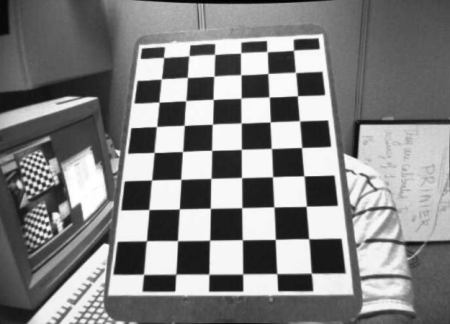
#> input picture 7IkM3.jpg, 450 x 324 px, given in place of the camera
$ python IMPPtest3.py   (older library calls are emulated)
#> lines starting #> are read from the running program, lines starting #| are printed output that depends on the picture; after the words box and inside, x2 and y2 are one past the last pixel; in counts of white or black regions, pixels touching at a corner belong together
### IMPP.py
# By Mathias Gregersen, megr@ucl.dk
import numpy as np
import cv2
from numpy.lib.function_base import percentile
import imutils

#print('Importing IMPP')

# Pipeline
class PostProcessingPipeline:
    def __init__(self, blocks) -> None:
        if type(blocks) != list:
            raise Exception('First input should be of type list, this is currently type: ' + str(type(blocks)))
        self.blocks = blocks

    def run(self, input):
        output = input
        for block in self.blocks:
            if not isinstance(block, PostProcessingBlock):
                raise Exception('Processing block is not a subclass of ' + str(PostProcessingBlock) + ' it is currently type: ' + str(type(block)))
            output = block.run(output)
        return output


# Generics
class PostProcessingBlock:
    def run(self, input):
        return input

class CustomKernel(PostProcessingBlock):
    # [4 lines left out: function __init__, not called in this run]

    def run(self, input):
        output = cv2.filter2D(input, -1, self.kernel)
        if self.showOutput:
            cv2.imshow(self.outputWindowName, output)
        return output


# Conversions
class ConvertGeneric(PostProcessingBlock):
    # [10 lines left out: functions __init__, run, not called in this run]

class ConvertBGR2Gray(ConvertGeneric):
    def __init__(self, showOutput=False, outputWindowName='ConvertBGR2Gray') -> None:
        super().__init__(code=cv2.COLOR_BGR2GRAY, showOutput=showOutput, outputWindowName=outputWindowName)

class ConvertBGR2HSV(ConvertGeneric):
    def __init__(self, showOutput=False, outputWindowName='ConvertBGR2HSV') -> None:
        super().__init__(code=cv2.COLOR_BGR2HSV, showOutput=showOutput, outputWindowName=outputWindowName)

class ConvertHSV2BGR(ConvertGeneric):
    def __init__(self, showOutput=False, outputWindowName='ConvertHSV2BGR') -> None:
        super().__init__(code=cv2.COLOR_HSV2BGR, showOutput=showOutput, outputWindowName=outputWindowName)

class ConvertToGray(PostProcessingBlock): # Deprecated
    def __init__(self, showOutput = False, outputWindowName = 'Grayscale') -> None:
        self.showOutput = showOutput
        self.outputWindowName = outputWindowName

    def run(self, input):
        gray = cv2.cvtColor(input, cv2.COLOR_BGR2GRAY)

        if self.showOutput:
            cv2.imshow(self.outputWindowName, gray)

        return gray

class GetRedChannel(PostProcessingBlock):
    # [13 lines left out: functions __init__, run, not called in this run]

class GetGreenChannel(PostProcessingBlock):
    # [13 lines left out: functions __init__, run, not called in this run]

class GetBlueChannel(PostProcessingBlock):
    # [13 lines left out: functions __init__, run, not called in this run]


# Intensity transformation
class IntensityPower(PostProcessingBlock):
    # [11 lines left out: functions __init__, run, not called in this run]


# Blurring
class AverageBlur(CustomKernel):
    # [4 lines left out: function __init__, not called in this run]

class GaussianBlur(CustomKernel):
    def __init__(self, filterSize, showOutput = False, outputWindowName = 'GaussianBlur') -> None:
        self.kernel = cv2.getGaussianKernel(filterSize, cv2.CV_32F)
        self.showOutput = showOutput
        self.outputWindowName = outputWindowName

class MedianBlur(PostProcessingBlock):
    # [10 lines left out: functions __init__, run, not called in this run]

class BilateralFilter(PostProcessingBlock):
    # [12 lines left out: functions __init__, run, not called in this run]


# Sharpening
class LaplacianSharpen(CustomKernel):
    # [13 lines left out: functions __init__, run, not called in this run]

class UnsharpMasking(PostProcessingBlock):
    # [12 lines left out: functions __init__, run, not called in this run]


# Edges
class SobelH(CustomKernel):
    # [4 lines left out: function __init__, not called in this run]

class SobelHN(CustomKernel):
    # [4 lines left out: function __init__, not called in this run]

class SobelV(CustomKernel):
    # [4 lines left out: function __init__, not called in this run]

class SobelVN(CustomKernel):
    # [4 lines left out: function __init__, not called in this run]

class Sobel2(PostProcessingBlock):
    # [14 lines left out: functions __init__, run, not called in this run]

class Sobel4(PostProcessingBlock):
    # [18 lines left out: functions __init__, run, not called in this run]


# Thresholding (https://docs.opencv.org/4.5.2/d7/d4d/tutorial_py_thresholding.html)
class Threshold(PostProcessingBlock):
    def __init__(self, lowerBound: int, upperBound: int, mode: int = cv2.THRESH_BINARY, showOutput: bool = False, outputWindowName: str = 'Threshold') -> None:
        self.showOutput = showOutput
        self.outputWindowName = outputWindowName
        self.lowerBound = lowerBound
        self.upperBound = upperBound
        self.mode = mode

    def run(self, input):
        retval, output = cv2.threshold(input, self.lowerBound, self.upperBound, self.mode)
        if self.showOutput:
            cv2.imshow(self.outputWindowName, output)
        return output

class HSVThreshold(PostProcessingBlock):
    # [54 lines left out: functions __init__, run, createTrackbar, setLBH, setLBS, setLBV and 3 more, not called in this run]

class AdaptiveThreshold(PostProcessingBlock):
    # [14 lines left out: functions __init__, run, not called in this run]

class OtsuBinarization(PostProcessingBlock):
    def __init__(self, showOutput: bool = False, outputWindowName: str = 'OtsuBinarization') -> None:
        self.showOutput = showOutput
        self.outputWindowName = outputWindowName

    # [5 lines left out: function run, not called in this run]


# Contours (https://www.pyimagesearch.com/2016/02/08/opencv-shape-detection/)
class ContourDrawInfo:
    def __init__(self, color = 255, thickness: int = 1, linetype: int = 1) -> None:
        self.color = color
        self.thickness = thickness
        self.linetype = linetype

class DetectContours(PostProcessingBlock):
    def __init__(self, mode: int = cv2.RETR_EXTERNAL, method: int = cv2.CHAIN_APPROX_SIMPLE, printResult: bool = False, draw: bool = False, drawInfo: ContourDrawInfo = None, outputWindowName: str = 'DetectContours') -> None:
        self.printResult = printResult
        self.outputWindowName = outputWindowName
        self.draw = draw
        self.drawInfo = drawInfo
        self.mode = mode
        self.method = method

    def run(self, input):
        cnts = cv2.findContours(input, self.mode, self.method)
        output = imutils.grab_contours(cnts)
        if self.printResult:
            print(output)
        if self.draw:
            contoursImg = input.copy()
            contoursImg = cv2.cvtColor(contoursImg, cv2.COLOR_GRAY2BGR)
            if self.drawInfo == None:
                cv2.drawContours(contoursImg, output, -1, (0, 0, 255), 2)
                cv2.imshow(self.outputWindowName, contoursImg)
            elif isinstance(self.drawInfo, ContourDrawInfo):
                cv2.drawContours(contoursImg, output, -1, self.drawInfo.color, self.drawInfo.thickness, self.drawInfo.linetype)
                cv2.imshow(self.outputWindowName, contoursImg)
            else:
                print("Invalid drawInfo, wrong class?")
        return output

class ThresholdContours(PostProcessingBlock):
    def __init__(self, minArea: float, maxArea: float, printDebug: bool = False) -> None:
        self.minArea = minArea
        self.maxArea = maxArea
        self.printDebug = printDebug

    def run(self, input):
        output = []
        for c in input:
            cArea = cv2.contourArea(c)
            if self.printDebug:
                print("Area:", cArea)
            if cArea > self.minArea and cArea < self.maxArea:
                output.append(c)
        return output


# Shapes (https://www.pyimagesearch.com/2016/02/08/opencv-shape-detection/)
class Shape:
    # [6 lines left out: function __init__, not called in this run]

class DetectShapes(PostProcessingBlock):
    def __init__(self, closed: bool = True, epsilon: float = 0.04, printResult: bool = False) -> None:
        self.printResult = printResult
        self.closed = closed
        self.epsilon = epsilon

    def run(self, input):
        output = []
        for c in input:
            M = cv2.moments(c)
            if M["m00"] != 0:
                cX = int((M["m10"] / M["m00"]))
                cY = int((M["m01"] / M["m00"]))
                center = [cX, cY]
            else:
                center = None

            peri = cv2.arcLength(c, self.closed)
            approx = cv2.approxPolyDP(c, self.epsilon * peri, self.closed)
            output.append(Shape(peri, approx, center, c))

            if self.printResult:
                print("Shape: ", len(approx), peri, center)

        return output

### IMPPtest3.py
import cv2
import numpy as np

from IMPP import *

cap = cv2.VideoCapture(0)

def nothing(x):
    pass

cv2.namedWindow('Controls', cv2.WINDOW_NORMAL)  #--- window to have all the controls

cv2.createTrackbar("GaussianBlur", "Controls", 1, 49, nothing)
cv2.createTrackbar("LowerBound", "Controls", 1, 250, nothing)
cv2.createTrackbar("UpperBound", "Controls", 5, 255, nothing)
cv2.createTrackbar("MinArea", "Controls", 1, 30000, nothing)
cv2.createTrackbar("MaxArea", "Controls", 1, 30000, nothing)
cv2.createTrackbar("R", "Controls", 1, 255, nothing)
cv2.createTrackbar("G", "Controls", 1, 255, nothing)
cv2.createTrackbar("B", "Controls", 1, 255, nothing)


while(True):
    gaussianBlur = 2*int(cv2.getTrackbarPos("GaussianBlur", "Controls"))-1
    LowerBound =  int(cv2.getTrackbarPos("LowerBound", "Controls"))
    UpperBound =  int(cv2.getTrackbarPos("UpperBound", "Controls"))
    MinArea =  int(cv2.getTrackbarPos("MinArea", "Controls"))
    MaxArea =  int(cv2.getTrackbarPos("MaxArea", "Controls"))
    R =  int(cv2.getTrackbarPos("R", "Controls"))
    G =  int(cv2.getTrackbarPos("G", "Controls"))
    B =  int(cv2.getTrackbarPos("B", "Controls"))
    R_Tændt =  cv2.getTrackbarPos("Tændt Slukket", "R")

    pipeline = PostProcessingPipeline([
        ConvertToGray(showOutput = R_Tændt, outputWindowName = 'test window'),
        GaussianBlur(gaussianBlur,R_Tændt),
        Threshold(lowerBound=LowerBound, upperBound=UpperBound, showOutput = R_Tændt),
        DetectContours(draw = R_Tændt, drawInfo = ContourDrawInfo((R, G, B), 2)),
        ThresholdContours(minArea=MinArea, maxArea=MaxArea, printDebug = R_Tændt),
        DetectShapes(printResult = R_Tændt)
    ])


    ret, frame = cap.read()
#> frame is the input picture: shape (324, 450, 3); min 0, max 255, mean 130.5

    pipeRes = pipeline.run(frame)
#> the loop in run, `for block in self.blocks:` made 6 passes
#> pass 3, in run, `retval, output = cv2.threshold(input, self.lowerBound, self.upperBound..`:
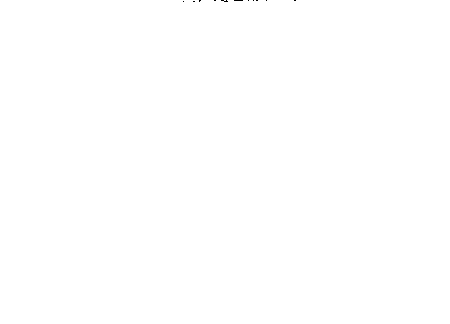
#> output: shape (324, 450); values 0 (black) and 5 (white), 100% white; black in thin lines or dots, all inside (x1, y1, x2, y2) = (183, 0, 296, 2)
#> after the loop in run, `for block in self.blocks:`: output = []
#> pipeRes = []

    shapeImg = frame.copy()
    for s in pipeRes:
        cv2.drawContours(shapeImg, [s.contour], -1, (0, 255, 0), 2)
        cv2.putText(shapeImg, str(s.points), s.center, cv2.FONT_HERSHEY_SIMPLEX, 0.5, 255, 2)
#> this loop made 0 passes

    cv2.imshow("Webcam", frame)
    cv2.imshow("Shapes", shapeImg)

    if cv2.waitKey(1) == ord('q'):
#> (key q is pressed here)
        break

cap.release()
cv2.destroyAllWindows()
cv2.destroyAllWindows()
